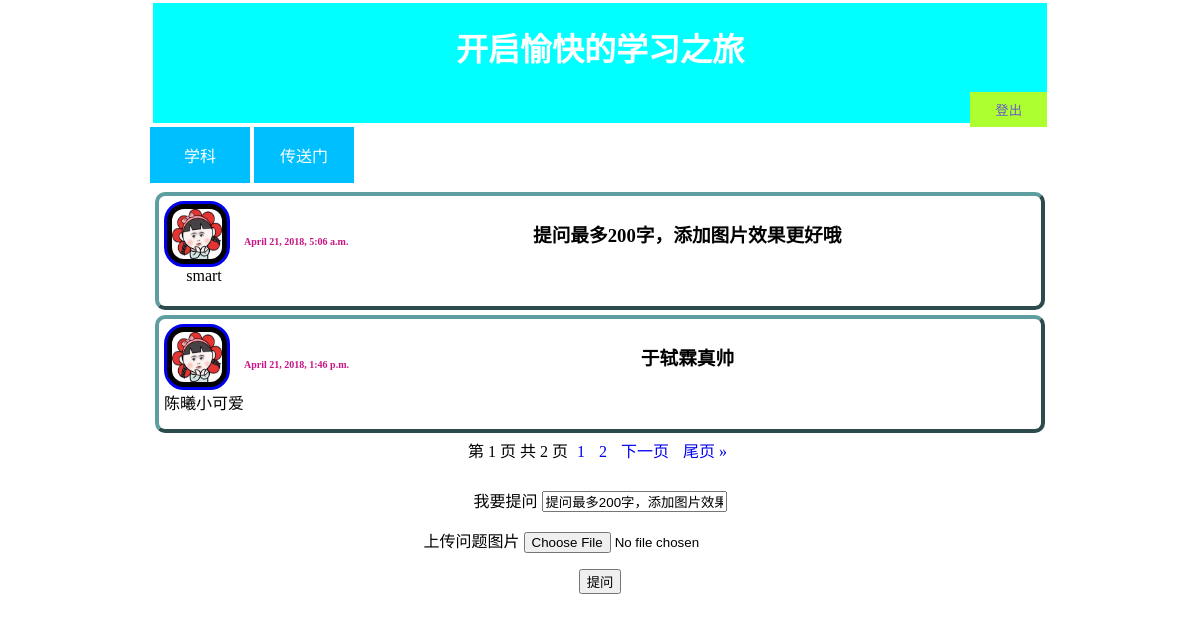
/main/question/xiandai/, run on the app's committed database.
### account/models.py (models this page shows, shortened)
class Userinfo(models.Model):
    user=models.ForeignKey(User,on_delete=models.DO_NOTHING,related_name="userinfo")
    nickname=models.CharField(max_length=7)
    headimg=models.ImageField(upload_to='headimg')
    tel=models.CharField(max_length=20)
    QQ=models.CharField(max_length=20)
    school=models.CharField(max_length=20)
    major=models.CharField(max_length=20)
    grade=models.CharField(max_length=10)
    aboutme=models.CharField(max_length=100)
    like_num=models.IntegerField(default=0)

### comment/models.py (models this page shows)
class Question(models.Model):
    user=models.ForeignKey(User,on_delete=models.DO_NOTHING)
    question_type=models.CharField(max_length=50)
    question_text=models.CharField(max_length=200)
    question_date=models.DateTimeField(auto_now_add=True)
    question_img=models.ImageField(upload_to='question_img',null=True)

### comment/views.py (the view)
# urls.py: path('question/<str:question_type>/',views.post_question,name='post_question'),
@csrf_exempt
def post_question(request,question_type):
    if request.method=="POST":
        username=request.session.get('username',default=None)
        if username:
            question_type=request.POST['question_type']
            question_form=post_question_form(request.POST,request.FILES)
            if question_form.is_valid():
                question_text=question_form.cleaned_data['question_text']
                question_img=question_form.cleaned_data['question_img']
                user=User.objects.get(username=username)
                question=Question(user=user,question_text=question_text,question_img=question_img,question_type=question_type)
                question.save()
                referer=request.META.get('HTTP_REFERER',reverse('main'))
                return redirect(referer)
        else:
            return redirect(reverse('login'))
    else:
        request.session['question_type']=question_type
        request.session.set_expiry(0)
        question_form=post_question_form(initial={'question_text':'提问最多200字，添加图片效果更好哦'})
        all_questions=Question.objects.filter(question_type=question_type)
        paginator=Paginator(all_questions,2)
        page_num=int(request.GET.get('page',1))
        questions_of_page=paginator.get_page(page_num)
        current_page=questions_of_page.number
        page_range=list(range(max(current_page-2,1),current_page))+list(range(current_page,min(current_page+2,paginator.num_pages)+1))
        context={}
        context['first_shown_page_num']=page_range[0]
        context['last_shown_page_num']=page_range[-1]
        context['page_range']=page_range
        context['question_form']=question_form
        context['questions_of_page']=questions_of_page
        context['question_type']=question_type
        return render(request,'question_list.html',context)

### comment/form.py
class post_question_form(forms.Form):
    question_text=forms.CharField(label="我要提问",widget=CKEditorWidget(),max_length=200)
    question_img=forms.ImageField(label="上传问题图片",required=False)

### comment/templates/question_list.html (shortened to what this page needs)
{% extends 'base.html' %}
{% load staticfiles %}
	{% block extracss %}
	<link href="{% static 'css/question_list.css' %}" type="text/css" rel="stylesheet" />
	{% endblock %}
{% block content %}
    {% for question in questions_of_page %}
    <div class="list_show" onclick="window.open('{% url 'comment' %}?question_id={{ question.pk }}')">
        <div class="user_info">
        {% for userinfo in question.user.userinfo.all %}
        <a href="{% url 'show_other_user' %}?other_user_name={{ userinfo.nickname }}"><img src="{{ userinfo.headimg.url }}" height="50px" width="50px" ></a>
        <p>{{ userinfo.nickname }}</p>
        {% endfor %}
        </div>
        {% autoescape off %}
        <div class="context">
                <h5>{{ question.question_date }}</h5>
                 <h3>{{ question.question_text }}</h3>
		        {% endautoescape %}
		</div>
    </div>
     {% endfor %}
   <div class="pagination">
        <span class="step-links">
        <span class="current">
            第 {{ questions_of_page.number }} 页 共 {{ questions_of_page.paginator.num_pages }} 页
        </span>
        <span class="page_list">
            {% for page in page_range %}
            <a href="?page={{ page }}">{{ page }}</a>
            {% endfor %}
        </span>
        {% if questions_of_page.has_next %}
            <a href="?page={{ questions_of_page.next_page_number }}">下一页</a>
            <a href="?page={{ questions_of_page.paginator.num_pages }}">尾页 &raquo;</a>
        {% endif %}
        </span>
    </div>
       <div class="question_post">
      <form action="{% url 'post_question' '{{ question_type }}' %}" enctype="multipart/form-data" method="post" id="post_question_form">
        {% for field in question_form %}
        <label for="{{ field.id_for_lable }}">{{ field.label }}</label>
        {{ field }}
        {% endfor %}
        <input type="submit" value="提问">
    </form>
   </div>
{% endblock %}

### comment/static/css/base.css (style rules this page uses)
body { text-align: center; margin: 0px auto; }
@media only screen and (min-width: 800px) { body { width: 900px; } }

### comment/static/css/question_list.css (style rules this page uses)
.list_show { height: 100px; border: 4px outset cadetblue; text-align: center; margin: 5px; border-radius: 10px; padding: 5px; }
.user_info { text-align: center; margin: 0px auto; height:100px; width: 80px; float: left; }
.user_info img { background-color: black; padding: 5px; border-radius:20px; border: solid; float: left; height:50px; width:50px; }
.context { margin: 10px; height: 100px; }
.context h5 { float: left; color: mediumvioletred; font-size: x-small; }
.pagination { margin: 0px auto; text-align: center; height: 50px; width: 700px; }
.pagination a { padding: 5px; text-decoration: none; }
.question_post { height: 400px; }
.question_post form { height: 400px; }

### data on the page
Question: question_date "April 21, 2018, 5:06 a.m.", question_text "提问最多200字，添加图片效果更好哦"
Userinfo: headimg (picture), nickname "smart"
Question: question_date "April 21, 2018, 1:46 p.m.", question_text "于轼霖真帅"
Userinfo: headimg (picture), nickname "陈曦小可爱"

### other printed values
{{ questions_of_page.number }} "1"
{{ questions_of_page.paginator.num_pages }} "2"
{{ page }} "1" "2"
{{ field.label }} "我要提问" "上传问题图片"
